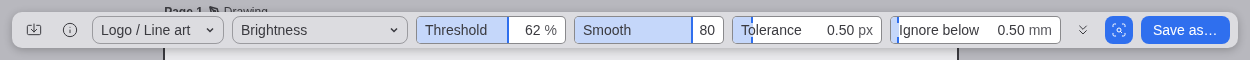
#> input picture specs/0001-trace-and-save/reference/px-00-bar-closed.png, 1250 x 60 px
$ python compare.py ../../0001-trace-and-save/reference/px-00-bar-closed.png ../../0001-trace-and-save/reference/px-00-bar-closed.png out.png
#> lines starting #> are read from the running program, lines starting #| are printed output that depends on the picture
"""Compares a Tracyo screenshot with a Curvyo reference at 1x (ux-notes.md section 12).

Usage: python3 compare.py px-00-bar-closed.png tracyo-00-bar-closed.png [diff.png]

Both images are aligned on the top edge and the left edge of the Trace bar (the first long run of
--toolbar-bg #DCDCE0), cropped to the common size, and compared pixel by pixel with a 1 px
neighbourhood and a tolerance of 24 per channel, so a glyph that is drawn by another rasteriser or
lies half a pixel off is not a difference, but a box, gap, border or colour that is wrong is.
Prints the share of differing pixels and the longest straight run of them, and writes the
differing pixels in red over a faded copy of the reference. Pass (section 12): at most 2 % of the
pixels differ (glyph edges) and no row or column has a run of 12 or more differing pixels (a box,
border, gap or fill that is off). Needs Pillow only.
"""

import sys

from PIL import Image, ImageChops, ImageFilter

BAR = (0xDC, 0xDC, 0xE0)
TOLERANCE = 24
PASS_SHARE = 0.02
PASS_RUN = 12


def bar_origin(image):
    """The (x, y) of the bar's top edge row and left edge column."""
    width, height = image.size
    px = image.load()
    for y in range(height):
        run = 0
        for x in range(width):
            run = run + 1 if px[x, y] == BAR else 0
            if run >= 200:
                top = y
                break
        else:
            continue
        break
    else:
        raise SystemExit("no Trace bar (#DCDCE0 run of 200 px) found")
    probe = top + 18
    for x in range(width):
        if all(px[x, y] == BAR for y in range(probe, probe + 8)):
            return x, top
    raise SystemExit("no left edge of the bar found")


def mismatch(a, b):
    """A mask (mode L, 255 = differs) of pixels of `a` with no match within 1 px in `b`."""
    low = b.filter(ImageFilter.MinFilter(3))
    high = b.filter(ImageFilter.MaxFilter(3))
    under = ImageChops.subtract(low, a)
    over = ImageChops.subtract(a, high)
    worst = ImageChops.lighter(under, over)
    bands = worst.split()
    peak = ImageChops.lighter(ImageChops.lighter(bands[0], bands[1]), bands[2])
    return peak.point(lambda v: 255 if v > TOLERANCE else 0)


def longest_run(mask):
    """The longest horizontal or vertical run of differing pixels."""
    width, height = mask.size
    px = mask.load()
    best = 0
    for outer, inner, at in ((height, width, lambda o, i: px[i, o]), (width, height, lambda o, i: px[o, i])):
        for o in range(outer):
            run = 0
            for i in range(inner):
                run = run + 1 if at(o, i) else 0
                best = max(best, run)
    return best


def main():
    ref = Image.open(sys.argv[1]).convert("RGB")
#> ref is the input picture: PIL image 1250x60 RGB; mean R, G, B 197.1, 201.1, 212.5
    got = Image.open(sys.argv[2]).convert("RGB")
    (rx, ry), (gx, gy) = bar_origin(ref), bar_origin(got)
#> rx = 12; ry = 12; gx = 12; gy = 12
    left, top = min(rx, gx), min(ry, gy)
#> left = 12; top = 12
    width = min(ref.width - rx, got.width - gx) + left
#> width = 1250
    height = min(ref.height - ry, got.height - gy) + top
#> height = 60
    ref = ref.crop((rx - left, ry - top, rx - left + width, ry - top + height))
    got = got.crop((gx - left, gy - top, gx - left + width, gy - top + height))
    differs = ImageChops.lighter(mismatch(ref, got), mismatch(got, ref))
#> in mismatch, `low = b.filter(ImageFilter.MinFilter(3))`:
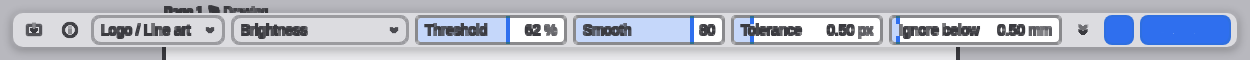
#> low: PIL image 1250x60 RGB; mean R, G, B 180.2, 184.6, 196.6
#> in mismatch, `high = b.filter(ImageFilter.MaxFilter(3))`:
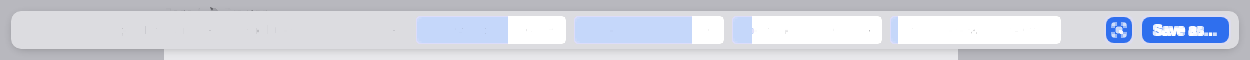
#> high: PIL image 1250x60 RGB; mean R, G, B 208.4, 211.7, 222
#> in mismatch, `under = ImageChops.subtract(low, a)`: under: PIL image 1250x60 RGB; every value is 0
#> in mismatch, `peak = ImageChops.lighter(ImageChops.lighter(bands[0], bands[1]), band..`: peak: PIL image 1250x60 L; every value is 0
    count = differs.histogram()[255]
#> count = 0
    share = count / (width * height)
#> share = 0
    run = longest_run(differs)
#> the loop in longest_run, `for outer, inner, at in ((height, width, lambda o, i: px[i, o]), (widt..` made 2 passes
#> (outer, inner) on passes 1 to 2: (60, 1250), (1250, 60)
#> run = 0
    passed = share <= PASS_SHARE and run < PASS_RUN
#> passed = True
    print(f"{width} x {height} px compared, {count} differ ({share:.2%}), longest run {run} px: {'PASS' if passed else 'FAIL'}")
#| 1250 x 60 px compared, 0 differ (0.00%), longest run 0 px: PASS
    if len(sys.argv) > 3:
        faded = Image.blend(ref, Image.new("RGB", ref.size, "white"), 0.6)
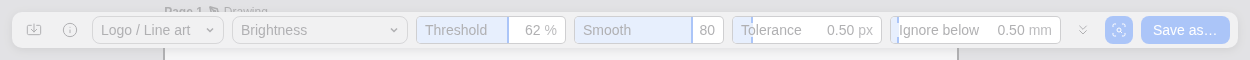
#> faded: PIL image 1250x60 RGB; mean R, G, B 231.5, 233.2, 237.7
        faded.paste(Image.new("RGB", ref.size, (230, 0, 0)), mask=differs)
        faded.save(sys.argv[3])
    sys.exit(0 if passed else 1)
#> (the program exits here)

$ run again, with specs/0001-trace-and-save/reference/curvyo-00-bar-closed.png copied over specs/0001-trace-and-save/reference/px-00-bar-closed.png
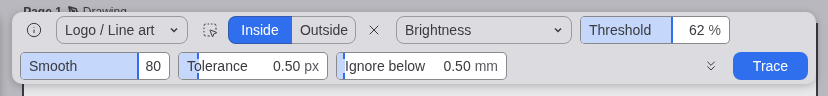
#> input picture specs/0001-trace-and-save/reference/curvyo-00-bar-closed.png, 828 x 96 px
#> in main, ref is the input picture: PIL image 828x96 RGB; mean R, G, B 201.4, 205.7, 217.2
#> rx = 12
#> in main, `width = min(ref.width - rx, got.width - gx) + left`: width = 828
#> in main, `height = min(ref.height - ry, got.height - gy) + top`: height = 96
#> in mismatch, `high = b.filter(ImageFilter.MaxFilter(3))`:
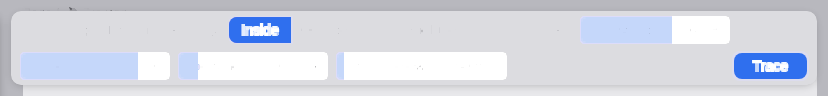
#> high: PIL image 828x96 RGB; mean R, G, B 212.2, 215.8, 226.3
#> under: PIL image 828x96 RGB; every value is 0
#> peak: PIL image 828x96 L; every value is 0
#> count = 0
#> the loop in longest_run, `for outer, inner, at in ((height, width, lambda o, i: px[i, o]), (widt..` made 2 passes
#> (outer, inner) on passes 1 to 2: (96, 828), (828, 96)
#> passed = True
#| 828 x 96 px compared, 0 differ (0.00%), longest run 0 px: PASS
#> in main, `faded = Image.blend(ref, Image.new("RGB", ref.size, "white"), 0.6)`:
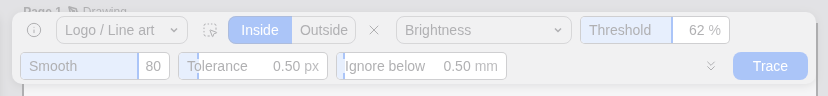
#> faded: PIL image 828x96 RGB; mean R, G, B 233.3, 235.1, 239.5

$ run again, with specs/0001-trace-and-save/reference/curvyo-01-empty.png copied over specs/0001-trace-and-save/reference/px-00-bar-closed.png
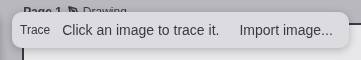
#> input picture specs/0001-trace-and-save/reference/curvyo-01-empty.png, 361 x 60 px
#> in main, ref is the input picture: PIL image 361x60 RGB; mean R, G, B 203.3, 203.3, 207.5
#> rx = 12
#> in main, `width = min(ref.width - rx, got.width - gx) + left`: width = 361
#> in main, `height = min(ref.height - ry, got.height - gy) + top`: height = 60
#> in mismatch, `high = b.filter(ImageFilter.MaxFilter(3))`:
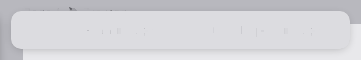
#> high: PIL image 361x60 RGB; mean R, G, B 212.2, 212.2, 216.4
#> under: PIL image 361x60 RGB; every value is 0
#> peak: PIL image 361x60 L; every value is 0
#> count = 0
#> the loop in longest_run, `for outer, inner, at in ((height, width, lambda o, i: px[i, o]), (widt..` made 2 passes
#> (outer, inner) on passes 1 to 2: (60, 361), (361, 60)
#> passed = True
#| 361 x 60 px compared, 0 differ (0.00%), longest run 0 px: PASS
#> in main, `faded = Image.blend(ref, Image.new("RGB", ref.size, "white"), 0.6)`:
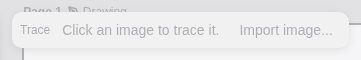
#> faded: PIL image 361x60 RGB; mean R, G, B 234.1, 234.1, 235.6

$ run again, with specs/0001-trace-and-save/reference/curvyo-03-advanced-open.png copied over specs/0001-trace-and-save/reference/px-00-bar-closed.png
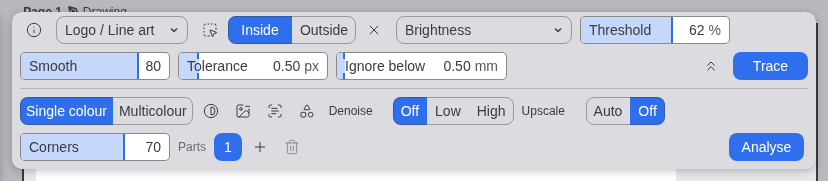
#> input picture specs/0001-trace-and-save/reference/curvyo-03-advanced-open.png, 828 x 181 px
#> in main, ref is the input picture: PIL image 828x181 RGB; mean R, G, B 200.9, 206.3, 220
#> rx = 12
#> in main, `width = min(ref.width - rx, got.width - gx) + left`: width = 828
#> in main, `height = min(ref.height - ry, got.height - gy) + top`: height = 181
#> in mismatch, `high = b.filter(ImageFilter.MaxFilter(3))`:
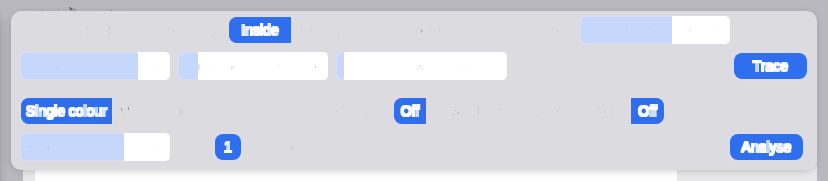
#> high: PIL image 828x181 RGB; mean R, G, B 211.1, 215.4, 227.3
#> under: PIL image 828x181 RGB; every value is 0
#> peak: PIL image 828x181 L; every value is 0
#> count = 0
#> the loop in longest_run, `for outer, inner, at in ((height, width, lambda o, i: px[i, o]), (widt..` made 2 passes
#> (outer, inner) on passes 1 to 2: (181, 828), (828, 181)
#> passed = True
#| 828 x 181 px compared, 0 differ (0.00%), longest run 0 px: PASS
#> in main, `faded = Image.blend(ref, Image.new("RGB", ref.size, "white"), 0.6)`:
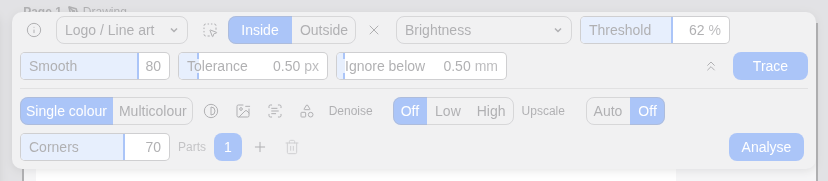
#> faded: PIL image 828x181 RGB; mean R, G, B 233.2, 235.4, 240.6
